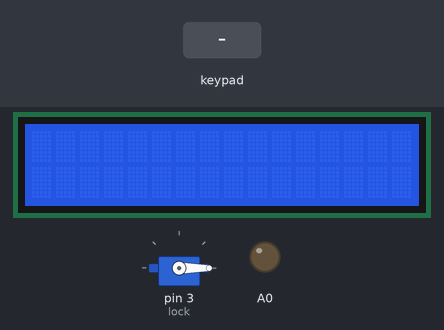
A sketch run on a simulated Arduino Uno, built with avr-gcc and run on an emulated ATmega328P. Parts: 16×2 character LCD, servo, output pins drawn as LEDs (lit = HIGH). The inputs (shaded band) are chosen by the test bench. EEPROM starts erased.

Above: at 1.2 s.
1.3 s: keypad keys # 1 2 3 1 * pressed 0.4 s apart
At 4.6 s:
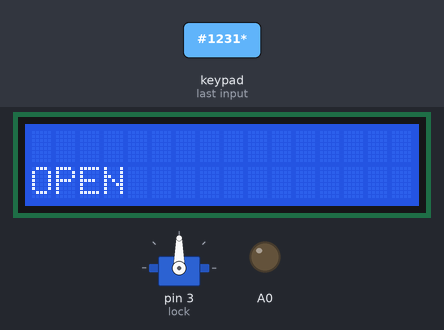
5.2 s: key '*' pressed
At 7.6 s:
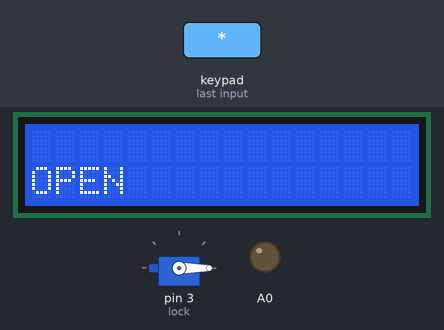
7.9 s: key '1' pressed
At 9.3 s:
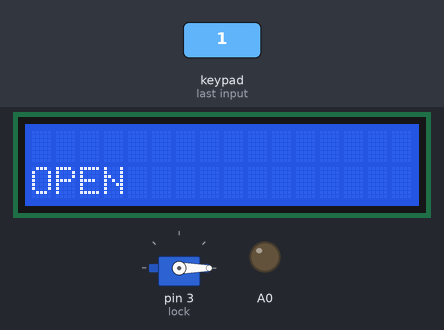
Timing chart, 0 to 10.9 s (numbered marks = the images above; inputs shaded):
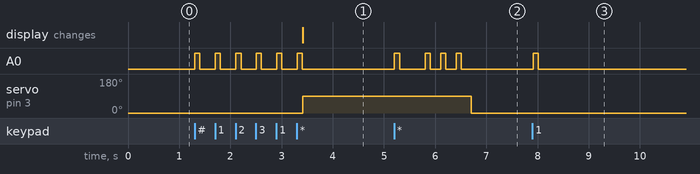

Measured:
- after the input at 1.3 s, A0: alternates HIGH for 0.10 s and LOW for 0.30 s, 12 changes in all, then stays LOW, starting at once; servo on pin 3 (lock): 0° → 90° after 2.1 s; the display: changes after 2.1 s (image 1)
- after the input at 5.2 s, A0: LOW → HIGH at once, → LOW 0.10 s later, → HIGH 0.50 s later, → LOW 0.10 s later, … (8 changes in this stretch); servo on pin 3 (lock): 90° → 0° after 1.5 s instead of 1.2 s
- after the input at 7.9 s, A0: LOW → HIGH at once, → LOW 0.10 s later

The sketch:

smart_doorlock.ino
```cpp
// 수행평가
# include <Minicom.h>
# include <EEPROM.h>
# include <Servo.h>
# include <Keypad.h>
# include <LiquidCrystal_I2C.h>
# include <Led.h>

void receive_msg(String);
MiniCom com;
LiquidCrystal_I2C lcd(0x27, 16, 2);
Servo lock;

const byte ROWS = 4;
const byte COLS = 4;
char keys [ROWS][COLS] = {
  {'1','2','3','A'},
  {'4','5','6','B'},
  {'7','8','9','C'},
  {'*','0','#','D'}
};

byte rowPins[ROWS] = {7, 6, 5, 4};
byte colPins[COLS] = {8, 9, 10, 11};

const int _OPEN = 90;
const int _CLOSE = 0;

Keypad keypad(makeKeymap(keys), rowPins, colPins, ROWS, COLS);
String input = "";
String password = "#1231";  // 마지막에 *입력해서 true 리턴

Led led(A0);
char state = _CLOSE;
int err_count = 0;
unsigned long last_input_time = 0;


void receive_msg(String msg) {
  input = msg;
  check();
}

void setup() {
  Serial.begin(9600);
  char passwordArr[6];  // password를 저장할 char 배열 선언
  password.toCharArray(passwordArr, 6);  // password 문자열을 char 배열로 변환

  // EEPROM에 한 글자씩 저장
  for(int i=0; i<6; i++) {
    EEPROM.write(i, passwordArr[i]);
  }

  lcd.clear();
  com.init();
  lcd.noBacklight();  // 평상시에는 lcd 백라이트 off
  lock.attach(3);
  lock.write(_CLOSE);
}

void open() {
  lcd.backlight();
  lock.write(_OPEN);
  com.print(1, "OPEN");
  state = _OPEN;  // 상태변수 변경
}

void close() {
  lock.write(_CLOSE);
  state = _CLOSE;
  lcd.clear();
  lcd.noBacklight();  // 문이 열렸다가 닫힐 때 백라이트 off
}

void beep() {
  led.on();
  delay(100);
  led.off();
}

void longBeep() {
  delay(500);
  for(int i = 0; i < 3; i++) {
    led.on();
    beep();
    delay(200);
    led.off();
  }
}

// *을 입력받았을 때 true (*은 포함하지 않는 문자열은 전역변수 input에 저장)
// 나머지 경우 false 리턴
boolean getline() {
  char key = keypad.getKey();  // 입력값을 받아
  int star = 0;  // 비밀번호 * 출력 초기화

  if (key) {
    lcd.backlight();  // key 누를때 백라이트 on
    beep();

    if (key == '*') {
      return true;
    }
    input += key;
    star++;
    lcd.print('*') * star;  // 입력된 글자 수만큼 * 출력
    last_input_time = millis();  // 마지막 입력 시간
  }
  else {
    if(millis() - last_input_time > 3000) {  // 3초간 입력이 없으면 초기화, 백라이트 off
      lcd.clear();
      lcd.noBacklight();
    }
  }
  return false;
}

void check() {
  if(input == password) {
    open();
    SimpleTimer &timer  = com.getTimer();
    timer.setTimeout(3000, close);
    err_count = 0; // 2번 틀리고 맞았다가 다시 한 번 틀리면(3번 누적) 1분간 입력 불가하므로 열리면 초기화
  }
  else {
    err_count++;
    if(err_count >= 3) {  // 3회 연속 틀렸을 때
      com.print(1, "Wait for 1 min");
      delay(60000);  // 1분간 입력 불가
      err_count = 0;
      lcd.noBacklight();  // 1분 지나면 백라이트 off --> 다시 입력 가능
    }
    lcd.clear();
    lcd.noBacklight();  // 실패했을 때 백라이트 off
    longBeep();
  }
  input = "";
}

void loop() {
  boolean result = getline();
  char passwordArr[6];
  // EEPROM에서 password 배열 불러오기
  for(int i=0; i<6; i++) {
    passwordArr[i] = EEPROM.read(i);
  }
  passwordArr[5] = '\0';  // 배열의 마지막에 null 문자 추가
  password = passwordArr;  // 배열을 String으로 변환

  if (result) {
    check();
  }
  com.run();
}
```
